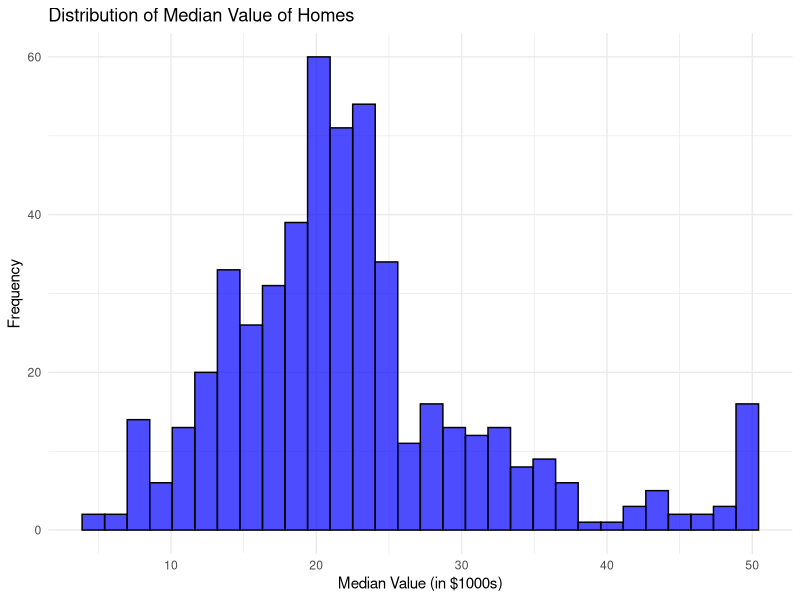
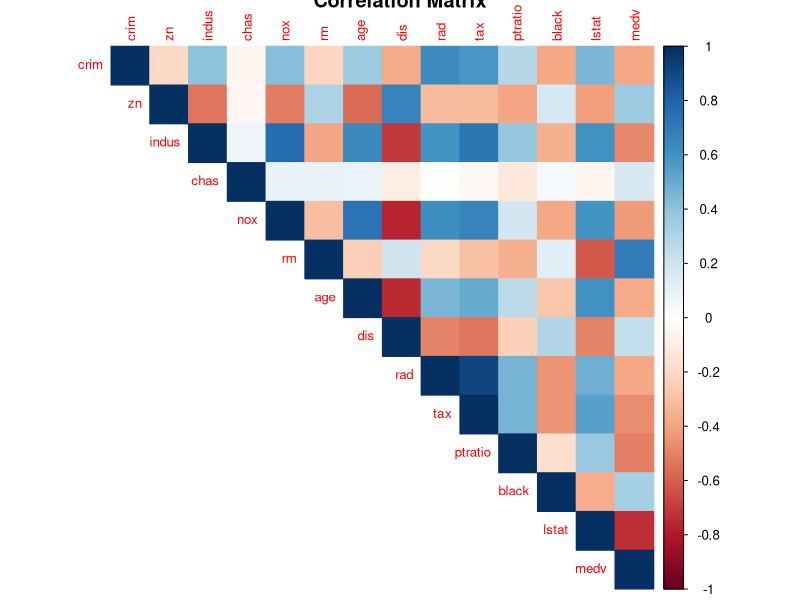
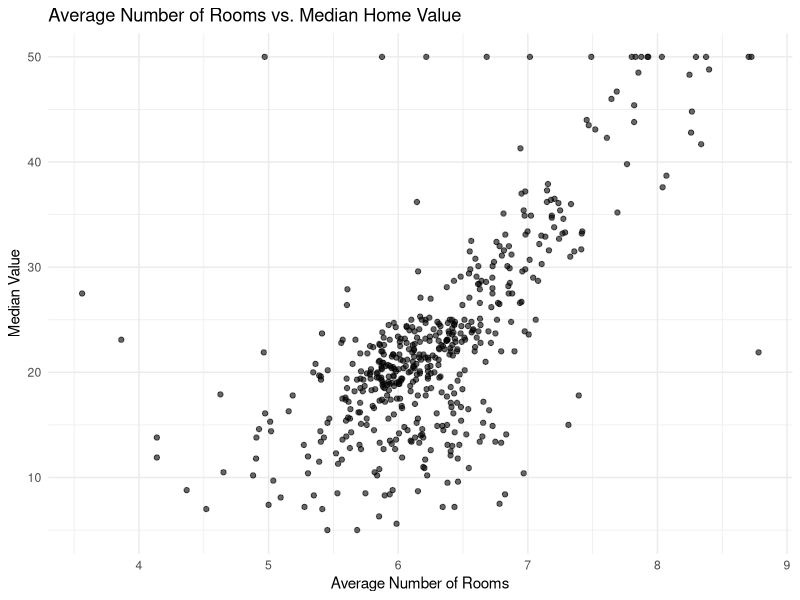
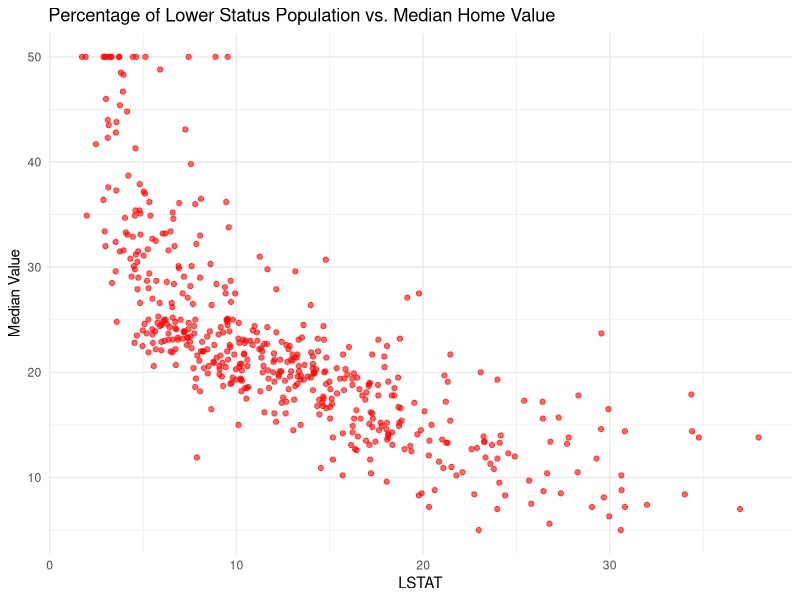

These figures' R source, in order: (Note: this script raises an error after producing the figures.)
# Install necessary packages if not already installed
install.packages("MASS")
install.packages("ggplot2")
install.packages("dplyr")
install.packages("corrplot")
install.packages("caTools")
install.packages("caret")

# Load libraries
library(MASS)     # For Boston dataset
library(ggplot2)  # For visualization
library(dplyr)    # For data manipulation
library(corrplot) # For correlation matrix visualization
library(caTools)  # For data splitting
library(caret)    # For regression model evaluation

# Load the Boston dataset
data("Boston")

#########################################################################

# Check the structure and summary of the dataset
str(Boston)
summary(Boston)

# Check for missing values in the dataset
sum(is.na(Boston))

# Histogram for the target variable (medv - median home values)
ggplot(Boston, aes(x = medv)) +
  geom_histogram(bins = 30, fill = "blue", color = "black", alpha = 0.7) +
  labs(title = "Distribution of Median Value of Homes", x = "Median Value (in $1000s)", y = "Frequency") +
  theme_minimal()

# Correlation matrix of the dataset
cor_matrix <- cor(Boston)
corrplot(cor_matrix, method = "color", type = "upper", tl.cex = 0.8, main = "Correlation Matrix")

# Scatter plot for RM (average number of rooms per dwelling) vs MEDV (Median value of owner-occupied homes)
ggplot(Boston, aes(x = rm, y = medv)) +
  geom_point(alpha = 0.6) +
  labs(title = "Average Number of Rooms vs. Median Home Value", x = "Average Number of Rooms", y = "Median Value") +
  theme_minimal()

# Scatter plot for LSTAT (percentage of lower status of the population) vs MEDV
ggplot(Boston, aes(x = lstat, y = medv)) +
  geom_point(alpha = 0.6, color = "red") +
  labs(title = "Percentage of Lower Status Population vs. Median Home Value", x = "LSTAT", y = "Median Value") +
  theme_minimal()

#####################################################################

set.seed(123)  # For reproducibility
split <- sample.split(Boston$medv, SplitRatio = 0.7)
train_data <- subset(Boston, split == TRUE)
test_data <- subset(Boston, split == FALSE)

# Fit a linear regression model
lm_model <- lm(medv ~ ., data = train_data)
summary(lm_model)

# Predict on test data
predictions <- predict(lm_model, newdata = test_data)

# Calculate RMSE and R-squared
rmse <- sqrt(mean((predictions - test_data$medv)^2))
r_squared <- cor(predictions, test_data$medv)^2

cat("RMSE:", rmse, "\n")
cat("R-squared:", r_squared, "\n")

#######################################################################

# Example input for prediction
new_data <- data.frame(
  crim = 0.1, zn = 18, indus = 2.31, chas = 0, nox = 0.538, rm = 6.575, 
  age = 65.2, dis = 4.09, rad = 1, tax = 296, ptratio = 15.3, b = 396.9, 
  lstat = 4.98
)

# Predict the median value for the new input
predicted_value <- predict(lm_model, newdata = new_data)
cat("Predicted Median Value:", predicted_value, "\n")
